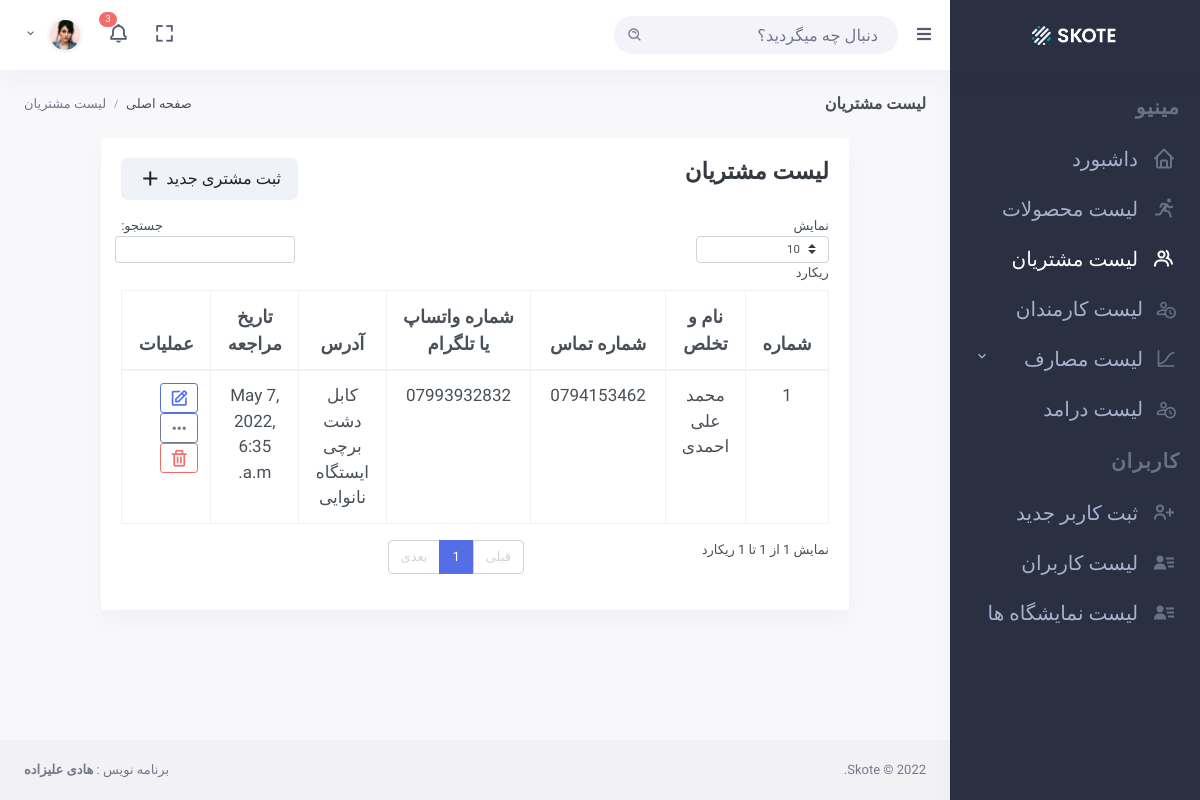
The page /customer/list/ (signed in) on the database as committed earlier.
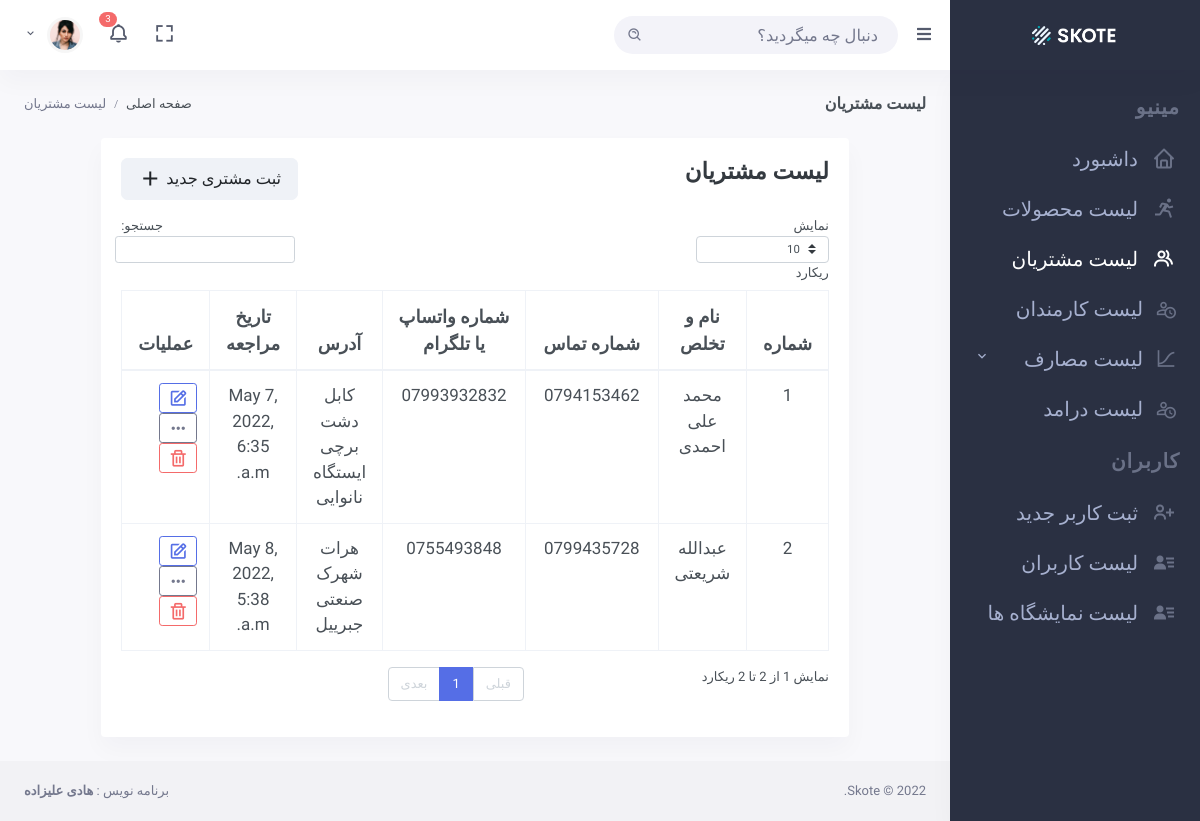
The same page on the database as committed later.
### base/models.py (models this page shows, shortened)
class Customer(models.Model):
    first_name = models.CharField(max_length=255)
    last_name = models.CharField(max_length=255)
    address = models.CharField(max_length=500)
    phone_number = models.CharField(max_length=100)
    social_number = models.CharField(max_length=100)
    created_at = models.DateTimeField(auto_now_add=True)

### users/decorators.py (the view)
        def wrapper_func(request, *args, **kwargs):
            group = None
            if request.user.groups.exists():
                group = request.user.groups.all()[0].name
            if group in groups:
                return view_func(request, *args, **kwargs)
            else:
                return redirect("unauthorize")

### base/views/customer_views.py (called while the page is built)
@login_required(login_url="login")
@allowed_groups(groups=['admin'])
def customer_list_view(request):
    customers = Customer.objects.all()
    exhibitions = Exhibition.objects.all()
    context = {
        "customers" : customers,
        "exhibitions" : exhibitions
    }
    return render(request, "base/customers/list.html", context)

### base/templates/base/customers/list.html (shortened to what the changed rows need)
{% extends 'base.html' %}
{% load jalali_tags %}
{% block content %}
    <div class="row">
        <div class="col-lg-10 m-auto">
            <div class="card">
                <div class="card-body">
                    <div class="row mb-3">
                        <div class="col-lg-6">
                        </div>
                        <div class="col-lg-6">
                        </div>
                    </div>
                    <table id="datatable" class="table table-bordered dt-responsive nowrap"
                        style="border-collapse: collapse; border-spacing: 0; width: 100%;">
                            <thead>
                                <tr>
                                    <th class="text-center font-size-18">شماره</th>
                                    <th class="text-center font-size-18">نام و تخلص</th>
                                    <th class="text-center font-size-18">شماره تماس</th>
                                    <th class="text-center font-size-18">شماره واتساپ یا تلگرام</th>
                                    <th class="text-center font-size-18">آدرس</th>
                                    <th class="text-center font-size-18">تاریخ مراجعه</th>
                                    <th class="text-center font-size-18">عملیات</th>
                                </tr>
                            </thead>
                            <tbody>
                                {% for customer in customers %}
                                <tr>
                                        <td class="font-size-17 text-center">{{forloop.counter}}</td>
                                        <td class="font-size-17 text-center">{{customer.first_name}} {{customer.last_name}}</td>
                                        <td class="font-size-17 text-center">{{customer.phone_number}}</td>
                                        <td class="font-size-17 text-center">{{customer.social_number}}</td>
                                        <td class="font-size-17 text-center">{{customer.address}}</td>
                                        <td class="font-size-17 text-center">{{customer.created_at|to_jalali:"%Y-%m-%d"}}</td>
                                        <td>
                                            <button
                                            data-toggle="modal"
                                            data-target="#update-customer"
                                            data-name="{{customer.first_name}}"
                                            data-last="{{customer.last_name}}"
                                            data-phone="{{customer.phone_number}}"
                                            data-social="{{customer.social_number}}"
                                            data-address="{{customer.address}}"
                                            data-id="{{customer.id}}"
                                            class="btn btn-outline-primary btn-sm edit-btns">
                                                <i class="bx bx-edit align-middle font-size-20"></i>
                                            </button>
                                            <a href="{% url 'create-order' customer.pk %}" class="btn btn-outline-secondary btn-sm">
                                                <i class="bx bx-dots-horizontal-rounded align-middle font-size-20 "></i>
                                            </a>
                                            <button
                                            data-toggle="modal"
                                            data-target="#delete-customer"
                                            data-name="{{customer.first_name}}"
                                            data-last="{{customer.last_name}}"
                                            data-id="{{customer.id}}"
                                            class="btn btn-outline-danger btn-sm delete-btns">
                                                <i class="bx bx-trash align-middle font-size-20"></i>
                                            </button>
                                        </td>
                                    </tr>
                                {% endfor %}
                            </tbody>
                    </table>
                </div>
            </div>
        </div>
    </div>
{% endblock content %}

Rows that differ between the two databases and show on the page:
added Customer: first_name "عبدالله", last_name "شریعتی", phone_number "0799435728", social_number "0755493848", address "هرات شهرک صنعتی جبرییل", created_at|to_jalali "May 8, 2022, 5:38 a.m."
Other text that changed with them:
text written by a page script: "نمایش ریکارد جستجو: نمایش 1 از 1 تا 1 ریکارد قبلی 1 بعدی" → "نمایش ریکارد جستجو: نمایش 1 از 2 تا 2 ریکارد قبلی 1 بعدی"
